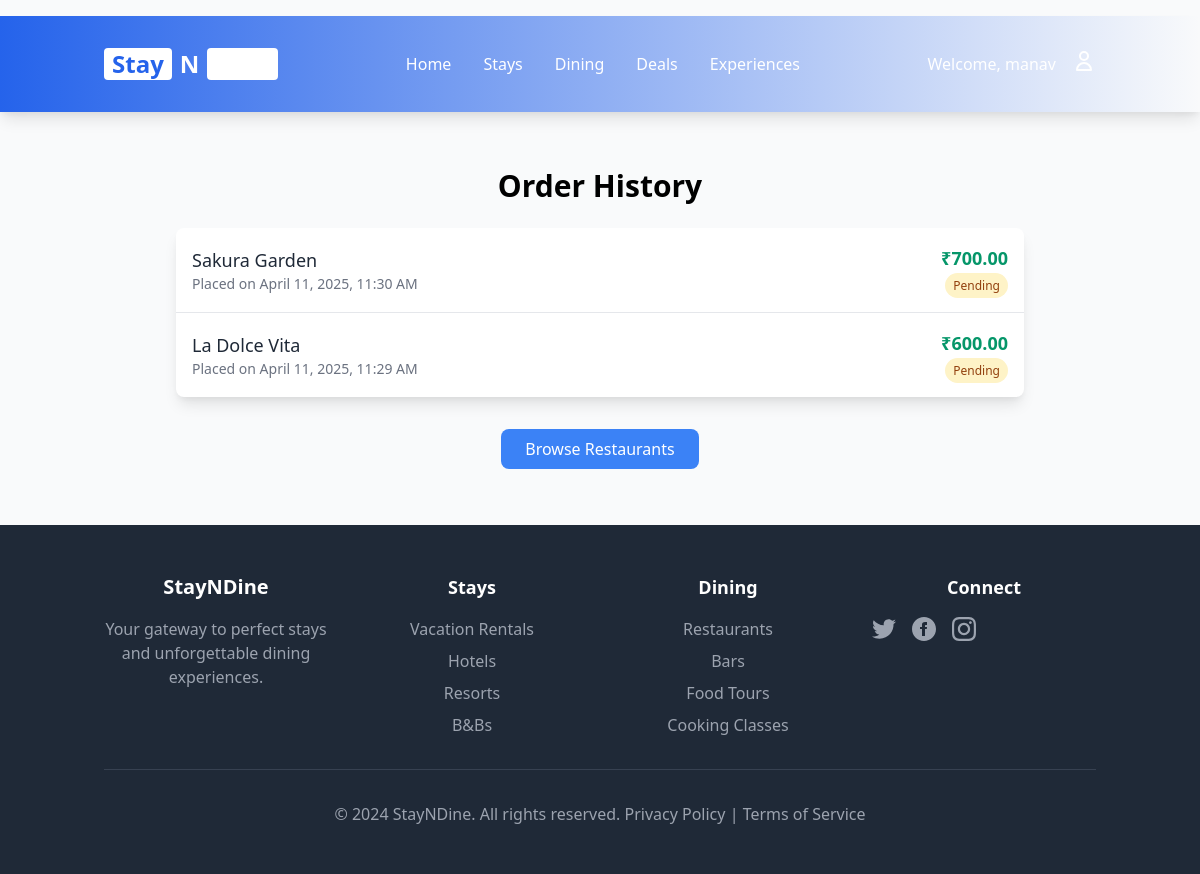
The page /orders/ (signed in) on the database as committed earlier.
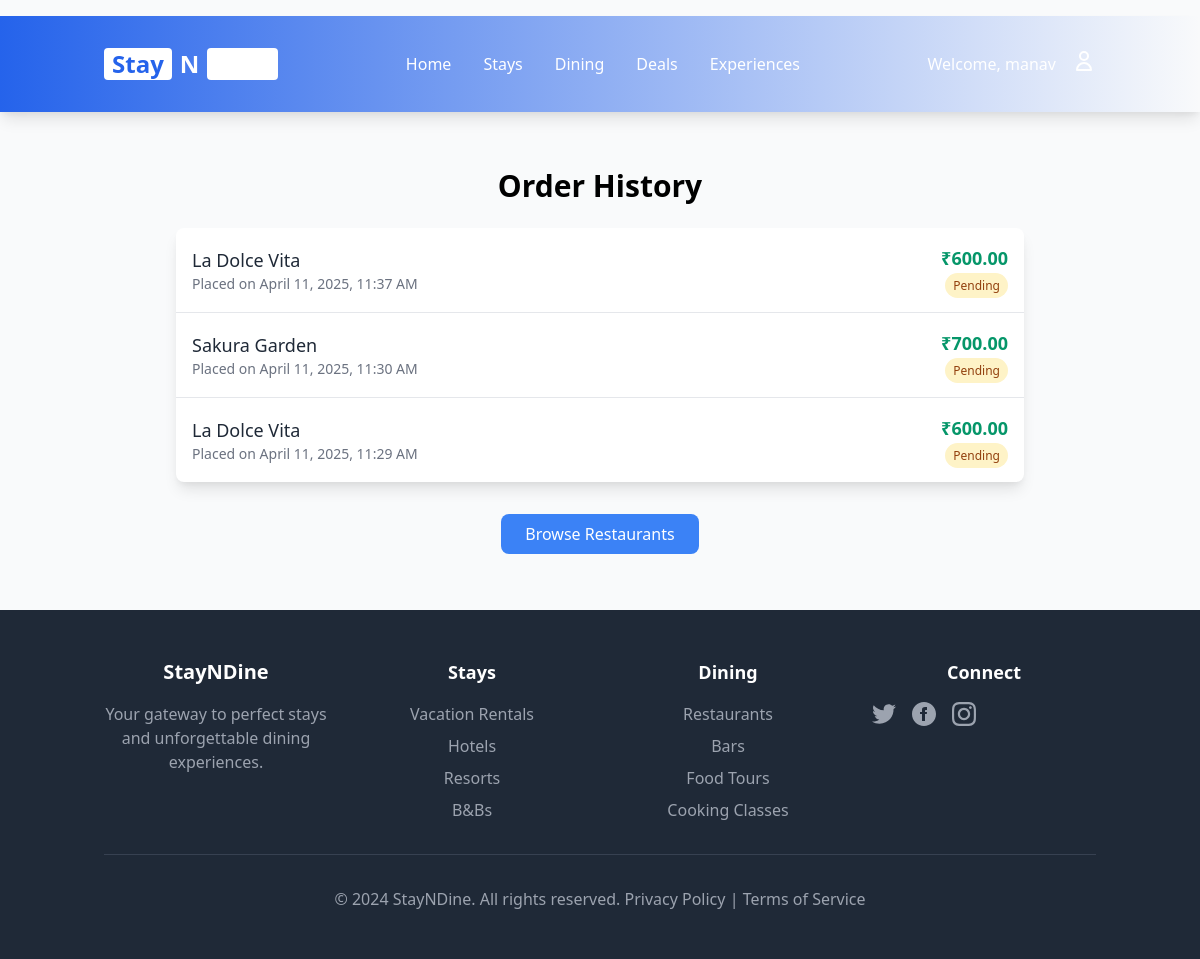
The same page on the database as committed later.
### main/models.py (models this page shows, shortened)
class Order(models.Model):
    STATUS_CHOICES = [
        ('Pending', 'Pending'),
        ('Preparing', 'Preparing'),
        ('Completed', 'Completed'),
        ('Cancelled', 'Cancelled'),
    ]
    user = models.ForeignKey(User, on_delete=models.CASCADE, null=True, blank=True)
    guest_id = models.UUIDField(default=uuid.uuid4, editable=False, null=True, blank=True)
    restaurant = models.ForeignKey(Restaurant, on_delete=models.CASCADE)
    items = models.ManyToManyField(MenuItem)
    status = models.CharField(max_length=20, choices=STATUS_CHOICES, default='Pending')
    total_price = models.DecimalField(max_digits=8, decimal_places=2, default=0.00, editable=False)
    discount_applied = models.DecimalField(max_digits=8, decimal_places=2, default=0.00)
    coupon = models.ForeignKey(Coupon, null=True, blank=True, on_delete=models.SET_NULL)
    created_at = models.DateTimeField(auto_now_add=True)
    def __init__(self, *args, **kwargs):
        super().__init__(*args, **kwargs)
        self.skip_price_calculation = False

class Restaurant(models.Model):
    name = models.CharField(max_length=255)
    location = models.CharField(max_length=255)
    description = models.TextField(blank=True)
    image = models.ImageField(upload_to="restaurants/", blank=True, null=True)

### main/views.py (the view)
# urls.py: path('orders/', views.order_history, name='order_history'),
@login_required
def order_history(request):
    orders = Order.objects.filter(user=request.user).order_by('-created_at')
    return render(request, 'main/order_history.html', {'orders': orders})

### hotel_management/urls.py (called while the page is built)
    def __call__(self, request):
        logger.info(f"Received request: {request.method} {request.path}")
        response = self.get_response(request)
        logger.info(f"Response status: {response.status_code}")
        return response

### main/templates/main/order_history.html (shortened to what this page needs)
{% extends 'main/base.html' %}
{% block content %}
<div class="max-w-4xl mx-auto p-6">
    <h2 class="text-3xl font-semibold mb-6 text-center">Order History</h2>
    {% if user.is_authenticated %}
        {% if orders %}
            <div class="bg-white rounded-lg shadow-lg overflow-hidden">
                <ul class="divide-y divide-gray-200">
                    {% for order in orders %}
                        <li class="hover:bg-gray-50 transition-colors">
                            <a href="{% url 'order_summary' order.id %}" class="block p-4">
                                <div class="flex items-center justify-between">
                                    <div>
                                        <h3 class="text-lg font-medium text-gray-800">{{ order.restaurant.name }}</h3>
                                        <p class="text-sm text-gray-500">Placed on {{ order.created_at|date:"F j, Y, g:i A" }}</p>
                                    </div>
                                    <div class="text-right">
                                        <span class="font-bold text-lg text-green-600">₹{{ order.total_price }}</span>
                                        <p>
                                            <span class="px-2 py-1 rounded-full text-xs font-medium
                                                {% if order.status == 'Pending' %}bg-yellow-100 text-yellow-800{% endif %}
                                            ">
                                                {{ order.status }}
                                            </span>
                                        </p>
                                    </div>
                                </div>
                            </a>
                        </li>
                    {% endfor %}
                </ul>
            </div>
        {% endif %}
        <div class="mt-8 text-center">
            <a href="{% url 'restaurant_list' %}" class="inline-block bg-blue-500 hover:bg-blue-600 text-white font-medium px-6 py-2 rounded-lg transition-colors">
                Browse Restaurants
            </a>
        </div>
    {% endif %}
</div>
{% endblock %}

Rows that differ between the two databases and show on the page:
added Order: restaurant.name "La Dolce Vita", created_at "April 11, 2025, 11:37 AM", total_price "600.00", status "Pending"
